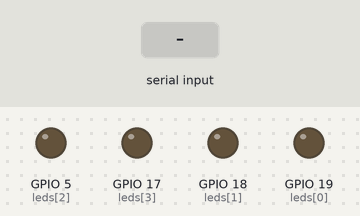
Bench run of a sketch on a simulated ESP32. On the bench: output pins drawn as LEDs (lit = HIGH). Dashed ring = blinking. Inputs (shaded band) come from the test bench. Nothing arrives over Bluetooth unless stated.

Above: at 1.8 s.
1.9 s: "7" received over the second serial link
At 1.97 s:
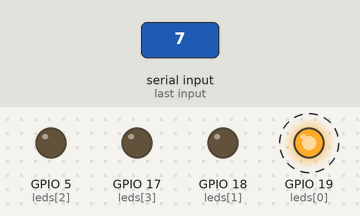
4.9 s: "8" received over the second serial link
At 5.02 s:
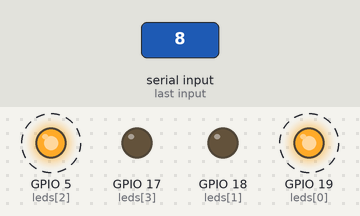
7.9 s: "9" received over the second serial link
At 9.3 s:
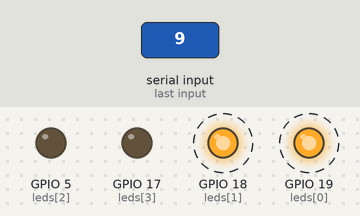
13.9 s: "1" received over the second serial link
At 14.1 s:
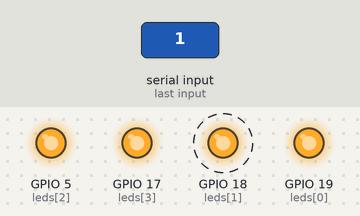
15.8 s: "2" received over the second serial link
At 17.2 s:
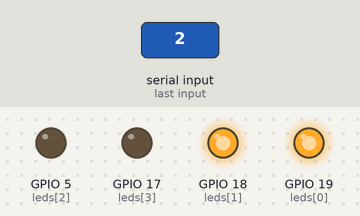
Timing chart, 0 to 18.3 s (numbered marks = the images above; inputs shaded):
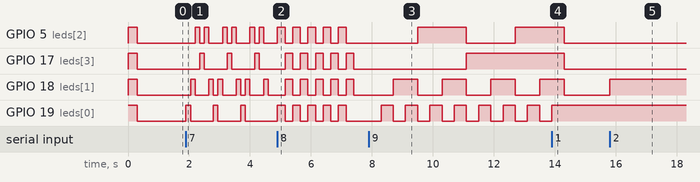

Measured:
- after the input at 1.9 s, GPIO 5 (leds[2]): LOW → HIGH after 0.30 s, then repeats every 0.90 s: LOW 0.15 s, HIGH 0.15 s, LOW 0.45 s, HIGH 0.15 s; GPIO 17 (leds[3]): alternates HIGH for 0.15 s and LOW for 0.75 s, starting after 0.45 s
- after the input at 4.9 s, GPIO 5 (leds[2]), GPIO 19 (leds[0]): alternates HIGH for 0.25 s and LOW for 0.25 s, 10 changes in all, then stays LOW, starting at once; GPIO 17 (leds[3]), GPIO 18 (leds[1]): alternates HIGH for 0.25 s and LOW for 0.25 s, starting after 0.25 s
- after the input at 7.9 s, GPIO 5 (leds[2]): LOW → HIGH after 1.6 s, → LOW 1.6 s later, → HIGH 1.6 s later; GPIO 17 (leds[3]): LOW → HIGH after 3.2 s; GPIO 18 (leds[1]): alternates HIGH for 0.80 s and LOW for 0.80 s, starting after 0.80 s; GPIO 19 (leds[0]): alternates HIGH for 0.40 s and LOW for 0.40 s, starting after 0.40 s
- after the input at 13.9 s, GPIO 19 (leds[0]): goes on until 13.9 s, then stays HIGH
- after the input at 15.8 s, GPIO 18 (leds[1]): LOW → HIGH at once

The sketch:

leds_bluetooth.ino
```cpp
#include "BluetoothSerial.h"

BluetoothSerial BT;

const int N = 4;
int leds[N] = {19, 18, 5, 17};  // LED1, LED2, LED3, LED4

void todos(bool v) {
  for (int i = 0; i < N; i++) digitalWrite(leds[i], v);
}

// 6 - todos piscam juntos
void piscaTodos(int vezes, int ms) {
  for (int i = 0; i < vezes; i++) {
    todos(HIGH); delay(ms);
    todos(LOW);  delay(ms);
  }
}

// 7 - sequencia ida e volta
void sequencia(int vezes) {
  for (int v = 0; v < vezes; v++) {
    for (int i = 0; i < N; i++) {
      digitalWrite(leds[i], HIGH); delay(150); digitalWrite(leds[i], LOW);
    }
    for (int i = N - 2; i > 0; i--) {
      digitalWrite(leds[i], HIGH); delay(150); digitalWrite(leds[i], LOW);
    }
  }
}

// 8 - alternado (1 e 3 / 2 e 4)
void alternado(int vezes) {
  for (int v = 0; v < vezes * 2; v++) {
    for (int i = 0; i < N; i++) digitalWrite(leds[i], (i % 2) == (v % 2));
    delay(250);
  }
  todos(LOW);
}

// 9 - contador binario de 0 a 15
void contadorBinario() {
  for (int n = 0; n < 16; n++) {
    for (int i = 0; i < N; i++) digitalWrite(leds[i], (n >> i) & 1);
    delay(400);
  }
  todos(LOW);
}

void setup() {
  BT.begin("ESP32_LEDs");
  for (int i = 0; i < N; i++) pinMode(leds[i], OUTPUT);
  piscaTodos(1, 300);  // teste: todos piscam 1 vez ao ligar
}

void loop() {
  if (!BT.available()) return;
  char c = BT.read();

  switch (c) {
    case '1': case '2': case '3': case '4': {
      int p = leds[c - '1'];
      digitalWrite(p, !digitalRead(p));  // liga/desliga o LED escolhido
      break;
    }
    case '5': todos(HIGH); break;        // acende todos
    case '6': piscaTodos(5, 300); break; // pisca todos juntos
    case '7': sequencia(3); break;
    case '8': alternado(5); break;
    case '9': contadorBinario(); break;
    case '0': todos(LOW); break;         // apaga tudo
  }
}
```
